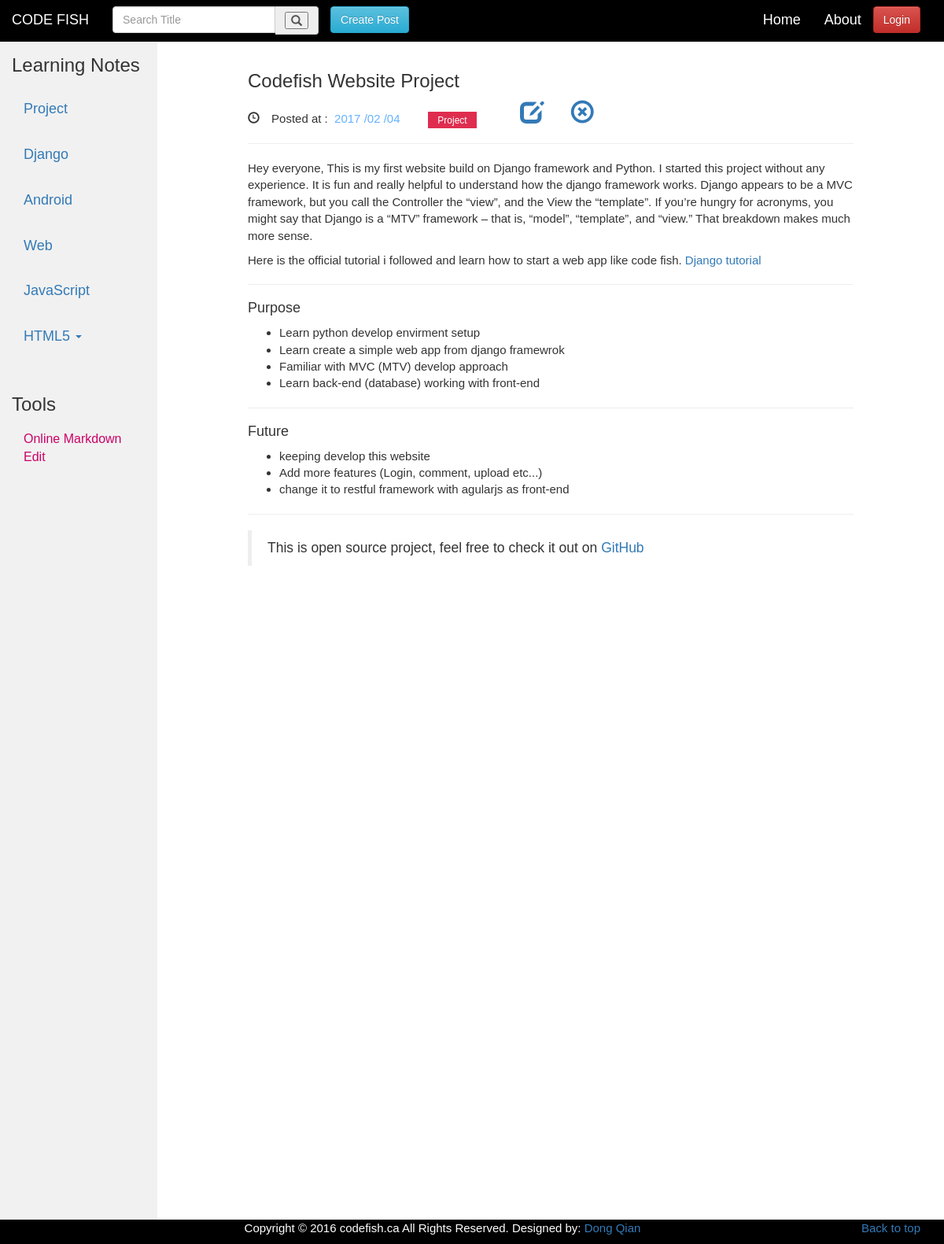
Before: /post/codefish-website-project/ with the older database file.
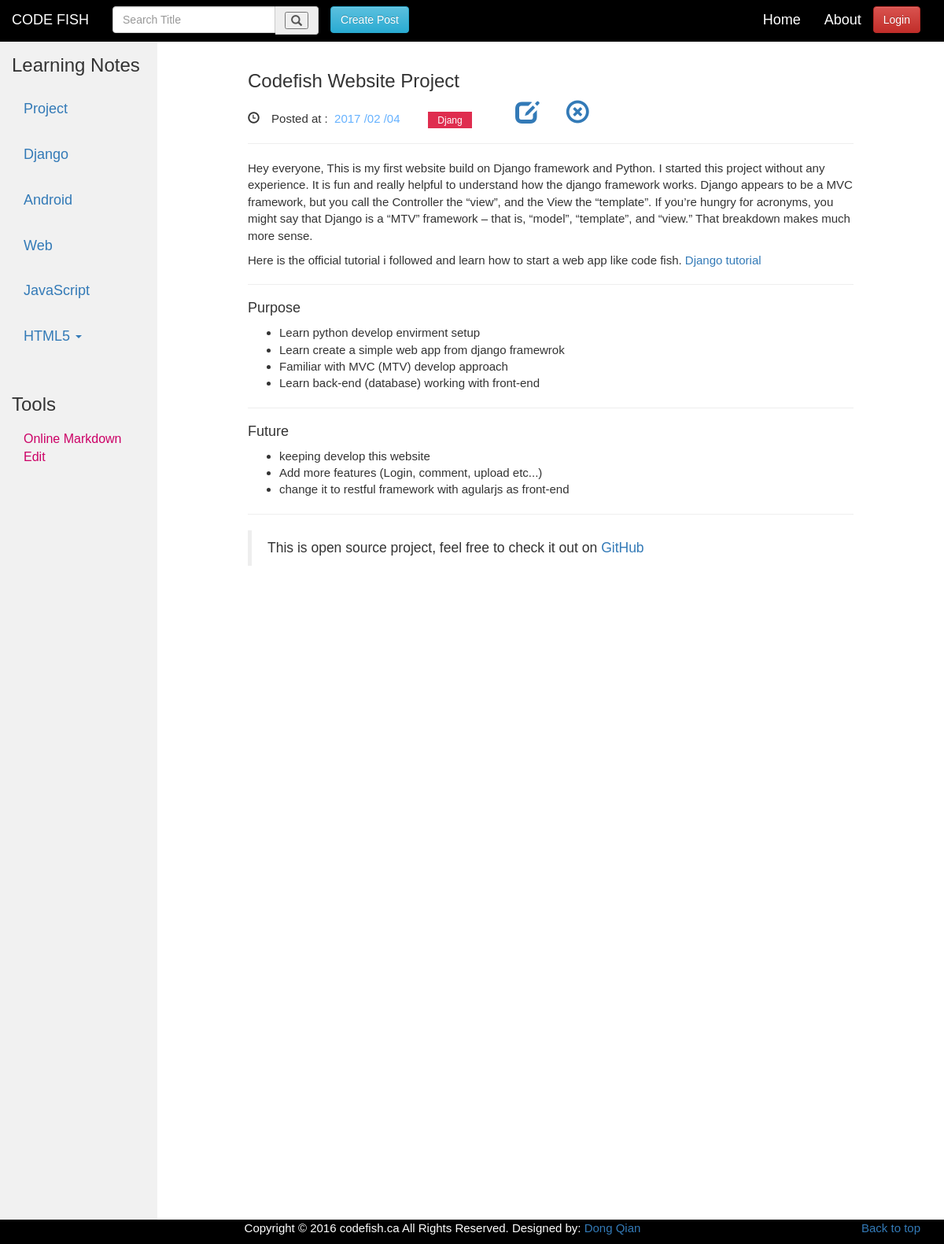
After: the same page with the newer database file.
### article/models.py (models this page shows, shortened)
class Article(models.Model) :
    title = models.CharField(max_length = 100)
    category = models.CharField(max_length = 50)
    date_time = models.DateTimeField(auto_now_add = True)
    content = models.TextField()
    slug = models.SlugField(max_length=100, unique=True, db_index=True)
    views = models.IntegerField(default=0)
    def save(self, *args, **kwargs):
        if not self.id:
            self.slug = slugify(self.title)
        return super(Article, self).save(*args, **kwargs)
    class Meta:
        ordering = ['-date_time']

### article/views.py (the view)
# urls.py: url(r'^post/(?P<slug>[-\w]+)/$', views.postDetail, name='postDetail'),
def postDetail(request, slug):
    try:
        postDetail = Article.objects.get(slug =slug)
        postDetail.views += 1
        postDetail.save()
    except Article.DoesNotExist:
        raise Http404
    context = {
        'postDetail': postDetail
    }
    return render(request, 'postDetail.html', context)

### article/templatetags/custom_markdown.py (called while the page is built)
@register.filter(is_safe=True)
@stringfilter
def custom_markdown(value):
    return mark_safe(markdown.markdown(value,
        extensions = ['markdown.extensions.fenced_code', 'markdown.extensions.codehilite'],
                                       safe_mode=True,
                                       enable_attributes=False))

### templates/postDetail.html
{% extends "base.html" %}
{% load custom_markdown %}
{% block content %}
<div >
    <h3>{{ postDetail.title }}</h3>
    <p><span class="glyphicon glyphicon-time">&nbsp;</span>Posted at : <a class="time"  href="#">&nbsp;{{ postDetail.date_time|date:"Y /m /d"}}</a>&nbsp;&nbsp;&nbsp;&nbsp;
        <a class="category" href="{% url "search_tag" tag=postDetail.category %}">{{ postDetail.category }}</a>
        <a class="edit" href="{% url "post_update" slug=postDetail.slug %}"><span class="glyphicon glyphicon-edit editIcon"></span></a>
        <a class="edit" href="{% url "post_delete" slug=postDetail.slug %}"><span class="glyphicon glyphicon-remove-circle deleteIcon"></span></a><hr>
    </p>
    <p>{{ postDetail.content|custom_markdown }}</p>
</div>
{% endblock %}

Changed rows visible on the page:
changed Article "Codefish Website Project": category "Project" → "Djang"
